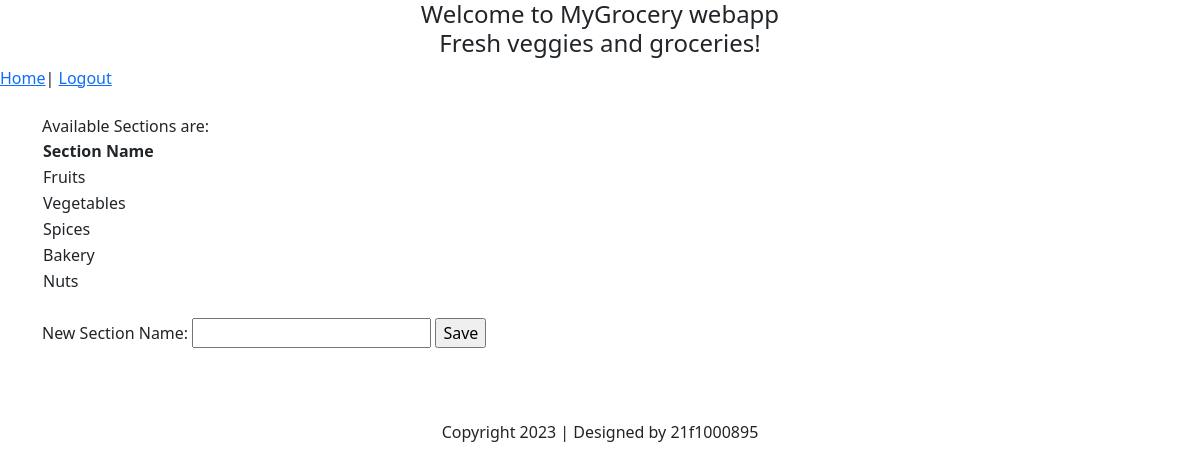
The page /admin/create on the database its author committed.
### models.py (models this page shows, shortened)
class Section(db.Model):
    section_id = db.Column(db.Integer(), primary_key = True)
    section_name = db.Column(db.String(50), nullable = False)
    products = db.relationship("Product", backref = "section", cascade = ("all, delete"))

### app.py (the view)
@app.route('/admin/create', methods = ['GET', 'POST'])
def create():
    section=Section.query.all()
    if request.method == 'POST':
        s1=Section(section_name = request.form["section"])
        db.session.add(s1)
        db.session.commit()
        return redirect('/admin_dashboard')
    return render_template('s_create.html',section=section)

### templates/s_create.html (shortened to what this page needs)
<!DOCTYPE html>
<html lang="en">
<head>
    <link href="https://cdn.jsdelivr.net/npm/bootstrap@5.3.0/dist/css/bootstrap.min.css" rel="stylesheet">
</head>
<body>
    <heading align="center">
        <h4>Welcome to MyGrocery webapp<br>Fresh veggies and groceries!</h4>
    </heading>
    <div>
        <a href="/admin_dashboard">Home</a>|
        <a href="/">Logout</a>
    </div></div>
    <br>
    <div class="container-sm">
    Available Sections are:
    <table>
        <tr>
            <th>Section Name</th>
        </tr>
        {% for i in section %}
        <tr>
            <td> {{i.section_name}}</td>
        </tr>
        {% endfor%}
    </table><br>
    <div>
        <form action="/admin/create" method="POST" id="create_section">
            <div>
                <label>New Section Name:</label>
                <input type="text" name="section" value=""/>
                <input type="submit" value="Save">
            </div>
        </form>
    </div><br>
     <br><br>
    <Footer align = "center">Copyright 2023 | Designed by 21f1000895</Footer>
</body>
</html>

### rows shown on the page
Section: section_name "Fruits"
Section: section_name "Vegetables"
Section: section_name "Spices"
Section: section_name "Bakery"
Section: section_name "Nuts"
